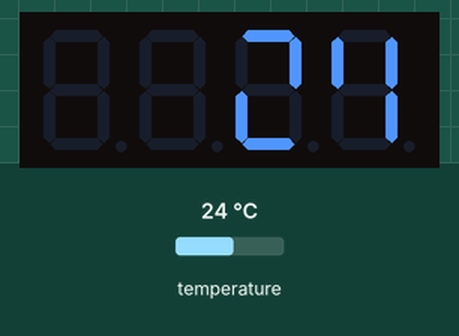
Recording of a sketch running on a simulated Arduino Uno, built with avr-gcc and run on an emulated ATmega328P. Shown: 4-digit seven-segment display. Wiring (inferred from the names in the program): I2C bus: SDA pin 12; SCL pin 13; HT16K33 LED driver at I2C address 0x70; BMP280 pressure sensor at I2C address 0x77. The inputs (shaded band) are chosen by the test bench; at power-on: temperature 24 °C.

Above: at 1.2 s.
1.3 s: temperature set to 12 °C
At 1.8 s:
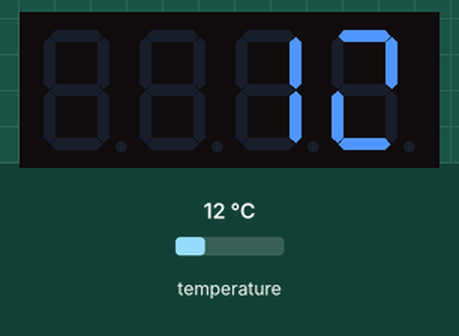
2.8 s: temperature set to 19 °C
At 4.0 s:
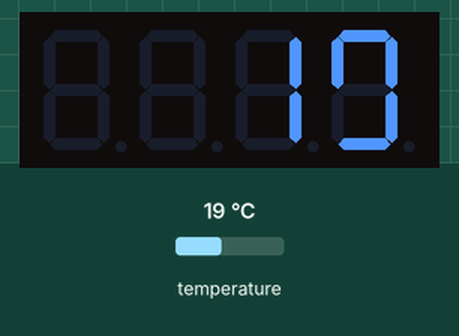
4.3 s: temperature set to 33 °C
At 5.3 s:
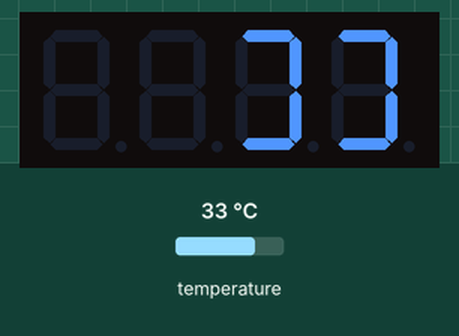
5.8 s: temperature set to 41 °C
At 6.5 s:
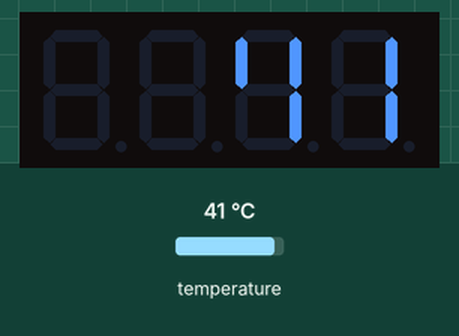
Timing chart, 0 to 8.3 s (numbered marks = the images above; inputs shaded):
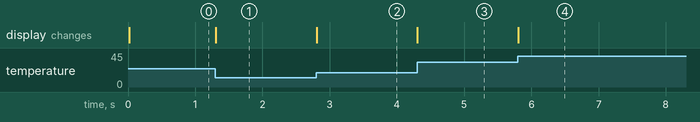

Measured:
- after the input at 1.3 s, the display: changes at once (image 1)
- after the input at 2.8 s, the display: changes at once (image 2)
- after the input at 4.3 s, the display: changes at once (image 3)
- after the input at 5.8 s, the display: changes at once (image 4)

The sketch:

bmp280_ht16k33_14seg.ino
```cpp
//------------------------------------------------------------------------------
#include "assets/bmp280/bmp280.c"
#include "assets/ht16k33/ht16k33.c"
//------------------------------------------------------------------------------
uint8_t str[12];
bmp280_calib_coefs calib; // Calibration coefficients structure
//------------------------------------------------------------------------------
void setup(void)
{
  ht16k33_init(15);   // Initialize HT16K33 with brightness level 15
  bmp280_init(&calib, osrs_t_x1, osrs_p_skip, normal_mode); // Initialize BMP280 with 1x oversampling for temperature and skip pressure measurement in normal mode
}
//------------------------------------------------------------------------------
void loop(void)
{
  // dtostrf(bmp280_getPres(calib), 6, 1, str);     // 7 chars min total width, 2 after decimal point
  // strcat(str, "hPa");
  // ht16k33_displayText(str);

  dtostrf(bmp280_getTemp(calib), 7, 1, str);
  strcat(str, "°C");
  ht16k33_displayText(str);
}
//------------------------------------------------------------------------------
```

bmp280.h
```cpp
#ifndef BMP280_H
#define	BMP280_H
//------------------------------------------------------------------------------
#include "../i2c/i2c.h"
//------------------------------------------------------------------------------
#define dig_T1_REG       0x88
#define dig_T2_REG       0x8A
#define dig_T3_REG       0x8C
#define dig_P1_REG       0x8E
#define dig_P2_REG       0x90
#define dig_P3_REG       0x92
#define dig_P4_REG       0x94
#define dig_P5_REG       0x96
#define dig_P6_REG       0x98
#define dig_P7_REG       0x9A
#define dig_P8_REG       0x9C
#define dig_P9_REG       0x9E
//------------------------------------------------------------------------------
#define tMSB             0xFA   //temperature MSB register
#define tLSB             0xFB
#define tXLSB            0xFC
#define pMSB             0xF7   //pressure MSB register
#define pLSB             0xF8
#define pXLSB            0xF9
//------------------------------------------------------------------------------
#define CONFIG_REG       0xF5
#define control_reg      0xF4
#define status_reg       0xF3
#define reset_reg        0xE0
#define id_reg           0xD0
#define sleed_mode       0x00
#define forced_mode1     0x01
#define forced_mode2     0x02
#define normal_mode      0x03
//------------------------------------------------------------------------------
#define osrs_t_skip      0x00 // skip temperature measurement
#define osrs_t_x1        0x01 // 1x temperature oversampling
#define osrs_t_x2        0x02 // 2x temperature oversampling
#define osrs_t_x4        0x03 // 4x temperature oversampling
#define osrs_t_x8        0x04 // 8x temperature oversampling
#define osrs_t_x16       0x05 // 16x temperature oversampling
//------------------------------------------------------------------------------
#define osrs_p_skip      0x00 // skip pressure measurement
#define osrs_p_x1        0x01 // 1x pressure oversampling
#define osrs_p_x2        0x02 // 2x pressure oversampling
#define osrs_p_x4        0x03 // 4x pressure oversampling
#define osrs_p_x8        0x04 // 8x pressure oversampling
#define osrs_p_x16       0x05 // 16x pressure oversampling
//------------------------------------------------------------------------------
#define BMP280_I2C_ADDR  0xEE // 0x77 shifted left for write
//------------------------------------------------------------------------------
//  Calibration coefficients
//  See page 23 of BMP280 datasheet (3.11.2 Trimming parameter readout)
//------------------------------------------------------------------------------
typedef struct
{
    uint16_t dig_T1;
    int16_t dig_T2;
    int16_t dig_T3;
    uint16_t dig_P1;
    int16_t dig_P2;
    int16_t dig_P3;
    int16_t dig_P4;
    int16_t dig_P5;
    int16_t dig_P6;
    int16_t dig_P7;
    int16_t dig_P8;
    int16_t dig_P9;
}
bmp280_calib_coefs;
//------------------------------------------------------------------------------
void     bmp280_init(bmp280_calib_coefs *calib, uint8_t osrs_t, uint8_t osrs_p, uint8_t mode);
void     bmp280_write(uint8_t reg, uint8_t _data);
uint8_t  bmp280_read8(uint8_t regAddr);                 // Reads 8-bit register
int16_t  bmp280_read16(uint8_t regAddr);                // Reads 16-bit register
uint32_t bmp280_readUncomp(uint8_t msb);
float    bmp280_getTemp(bmp280_calib_coefs calib);
float    bmp280_getPres(bmp280_calib_coefs calib);
void     bmp280_getCalib(bmp280_calib_coefs *calib);    // Reads calibration coefficients
//------------------------------------------------------------------------------
int32_t  t_fine;
//------------------------------------------------------------------------------
#endif
```

charset.h
```cpp
#ifndef CHARSET_H
#define CHARSET_H
//------------------------------------------------------------------------------
static const uint16_t chars[] =
{
    0x0000,                 // space
    0x4006,                 // !
    0x0082,                 // "
    0x2A8E,                 // #
    0x2AAD,                 // $
    0x3FE4,                 // %
    0x2359,                 // &
    0x0080,                 // '
    0x0500,                 // (
    0x1040,                 // )
    0x3FC0,                 // *
    0x2A80,                 // +
    0x1000,                 // ,
    0x2200,                 // -
    0x4000,                 // .
    0x1100,                 // slash
    0x113F,                 // 0
    0x0006,                 // 1
    0x221B,                 // 2
    0x220F,                 // 3
    0x2226,                 // 4
    0x2429,                 // 5
    0x223D,                 // 6
    0x0007,                 // 7
    0x223F,                 // 8
    0x222F,                 // 9
    0x0880,                 // :
    0x1080,                 // ;
    0x2500,                 // <
    0x2208,                 // =
    0x1240,                 // >
    0x4A03,                 // ?
    0x02BB,                 // @
    0x2237,                 // A
    0x0A8F,                 // B
    0x0039,                 // C
    0x088F,                 // D
    0x2039,                 // E
    0x2031,                 // F
    0x023D,                 // G
    0x2236,                 // H
    0x0889,                 // I
    0x001E,                 // J
    0x2530,                 // K
    0x0038,                 // L
    0x0176,                 // M
    0x0476,                 // N
    0x003F,                 // O
    0x2233,                 // P
    0x043F,                 // Q
    0x2633,                 // R
    0x222D,                 // S
    0x0881,                 // T
    0x003E,                 // U
    0x1130,                 // V
    0x1436,                 // W
    0x1540,                 // X
    0x222E,                 // Y
    0x1109,                 // Z
    0x0039,                 // [
    0x0440,                 // backslash
    0x000F,                 // ]
    0x1400,                 // ^
    0x0008,                 // _
    0x0040,                 // `
    0x2818,                 // a
    0x2438,                 // b
    0x2218,                 // c
    0x120E,                 // d
    0x3018,                 // e
    0x2B00,                 // f
    0x030E,                 // g
    0x2830,                 // h
    0x0800,                 // i
    0x1090,                 // j
    0x0D80,                 // k
    0x0030,                 // l
    0x2A14,                 // m
    0x2810,                 // n
    0x221C,                 // o
    0x2070,                 // p
    0x0306,                 // q
    0x2010,                 // r
    0x0608,                 // s
    0x2038,                 // t
    0x001C,                 // u
    0x1010,                 // v
    0x1414,                 // w
    0x1540,                 // x
    0x028E,                 // y
    0x3008,                 // z
    0x3049,                 // {
    0x0880,                 // |
    0x0709,                 // }
    0x3300,                 // ~
    0x0000,                 // (del)
};
//------------------------------------------------------------------------------
static const uint16_t custom_chars[1] =
{
	0x2223,                 // ° Degree symbol. NON STANDARD CHARSET CHAR!!!
};
//------------------------------------------------------------------------------
#endif
```

ht16k33.h
```cpp
#ifndef HT16K33_H
#define	HT16K33_H
//------------------------------------------------------------------------------
#include "../i2c/i2c.h"
#include "charset.h"
//------------------------------------------------------------------------------
#define HT16K33_ADDRESS  0xE0      //Address bits can be altered on device if wished
#define OSCILLATOR_ON    0x21      //HT16K33 internal oscillator
#define DIGITAL_DIM      0xE0
#define DISPLAY_SETUP    0x81
#define DISPLAY_MEMORY   0x00      //Start address. auto increments on every write. valid from 0x00 - 0xFF then auto wraps after last valid address
#define DECIMAL_POINT    0x4000
//------------------------------------------------------------------------------
void ht16k33_init(uint8_t brightness);
void ht16k33_on(void);
void ht16k33_blink(uint8_t _data);
void ht16k33_setBrightness(uint8_t _data);
void ht16k33_displayNum(signed long int number);
void ht16k33_displayText(uint8_t text[]);
void ht16k33_write(uint8_t text[]);
void writeChar(uint8_t chr, uint8_t chrPos, int8_t dpPos);
uint16_t getDigit(uint8_t chr, uint8_t chrPos, int8_t dpPos);
void setDpPos(int8_t dpPos[], uint8_t chars[]);
//------------------------------------------------------------------------------
#endif	/* HT16K33_H */
```

i2c.h
```cpp
#ifndef I2C_H
#define I2C_H
//------------------------------------------------------------------------------
#define ACK  0
#define NACK 1
//------------------------------------------------------------------------------
uint8_t SCLK = 13;
uint8_t SDAT = 12;
//------------------------------------------------------------------------------
void i2c_init(void)
{
  // Note i2c SDA is open drain, this means we need to use INPUT for an SDA high logic. I.e. we can't just write digitalWrite(pin, HIGH) for the SDA.
  pinMode(SCLK, OUTPUT);

  pinMode(SDAT, INPUT);       // SDAT = 1
  digitalWrite(SCLK, HIGH);   // SCLK = 1
}
//------------------------------------------------------------------------------
void i2c_start(void)
{
  pinMode(SDAT, OUTPUT);     // SDAT = 0
  digitalWrite(SCLK, LOW);   // SCLK = 0
}
//------------------------------------------------------------------------------
void i2c_restart(void)
{
  pinMode(SDAT, INPUT);       // SDAT = 1
  digitalWrite(SCLK, HIGH);   // SCLK = 1
  pinMode(SDAT, OUTPUT);      // SDAT = 0
  digitalWrite(SCLK, LOW);    // SCLK = 0
}
//------------------------------------------------------------------------------
void i2c_stop(void)
{
  digitalWrite(SCLK, LOW);    // SCLK = 0
  pinMode(SDAT, OUTPUT);      // SDAT = 0
  digitalWrite(SCLK, HIGH);   // SCLK = 1
  pinMode(SDAT, INPUT);       // SDAT = 1
}
//------------------------------------------------------------------------------
void i2c_ack(uint8_t ackn)
{
  pinMode(SDAT, (ackn == 1) ? INPUT : OUTPUT);   // SDAT = ackn;
  digitalWrite(SCLK, HIGH);                      // SCLK = 1
  digitalWrite(SCLK, LOW);                       // SCLK = 0
  pinMode(SDAT, INPUT);                          // SDAT = 1
}
//------------------------------------------------------------------------------
uint8_t i2c_write(uint8_t data)
{
  for(uint8_t tx = 0; tx < 8; tx++)
  {
    pinMode(SDAT, ((data << tx) & 0x80) ? INPUT : OUTPUT) ; //MSB first SDAT 1 or 0
    digitalWrite(SCLK, HIGH);   // SCLK = 1
    digitalWrite(SCLK, LOW);    // SCLK = 0 //Toggle SCK pin So that slave can latch data bit
  }

  i2c_ack(ACK);

  return SDAT;
}
//------------------------------------------------------------------------------
uint8_t i2c_read(uint8_t ackState)
{
	uint8_t data = 0;

	for(uint8_t rx = 0; rx < 8; rx++)
	{
		digitalWrite(SCLK, HIGH);   // SCLK = 1

    data += digitalRead(SDAT) << (7-rx);  //MSB first

		digitalWrite(SCLK, LOW);    // SCLK = 0
	}

	i2c_ack(ackState);

	return data;
}
//------------------------------------------------------------------------------
#endif
```
